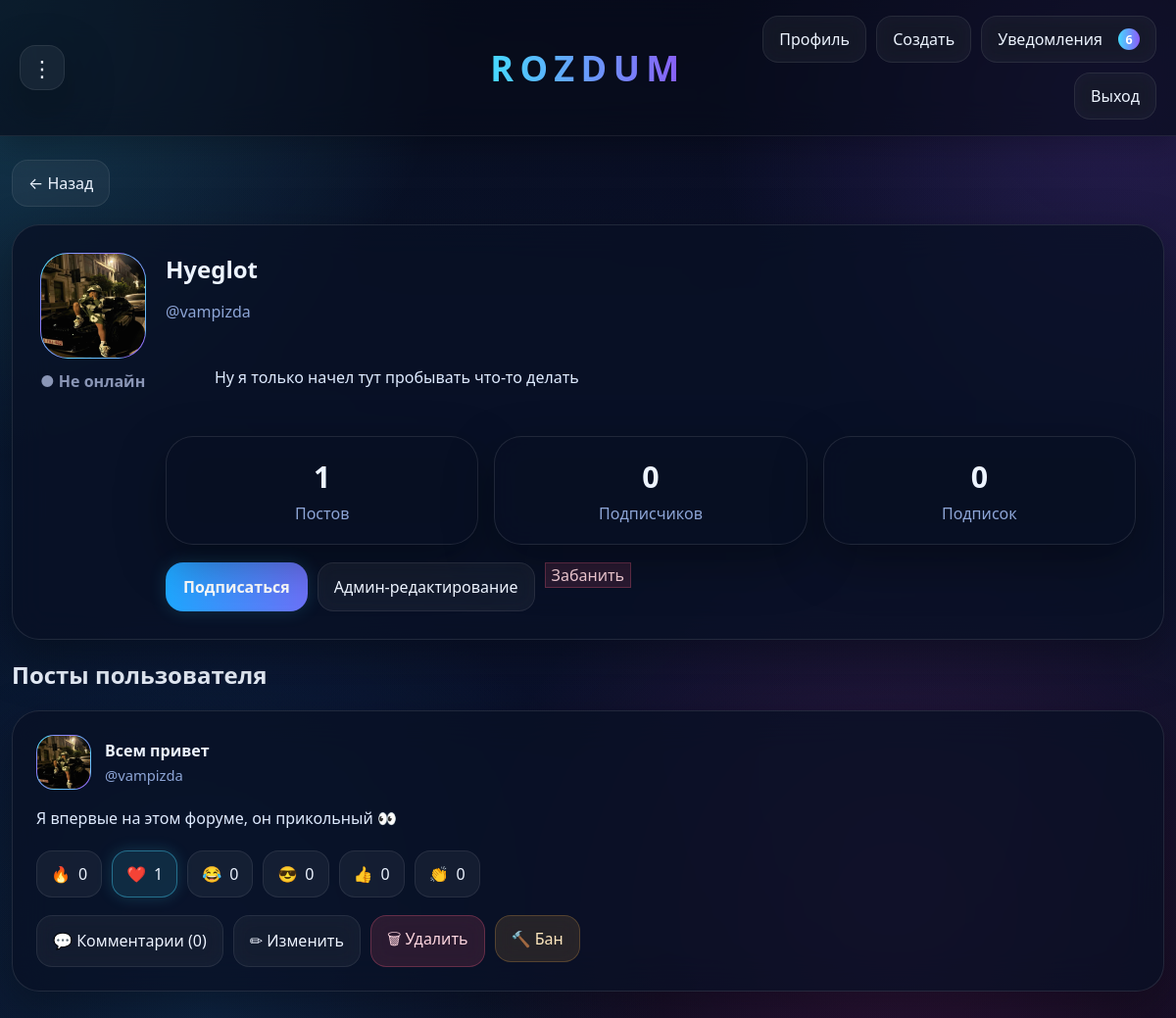
Screenshot of /profile/vampizda (signed in) with the database file from the repository.
### app.py (models this page shows)
class User(UserMixin, db.Model):
    id = db.Column(db.Integer, primary_key=True)
    username = db.Column(db.String(80), unique=True, nullable=False, index=True)
    nickname = db.Column(db.String(80), nullable=False)
    password = db.Column(db.String(255), nullable=False)
    avatar = db.Column(db.String(255), default="")
    bio = db.Column(db.Text, default="")
    status = db.Column(db.String(120), default="")
    is_admin = db.Column(db.Boolean, default=False)
    is_banned = db.Column(db.Boolean, default=False)
    last_seen = db.Column(db.DateTime, default=datetime.utcnow, nullable=False)
    created_at = db.Column(db.DateTime, default=datetime.utcnow, nullable=False)

class Topic(db.Model):
    id = db.Column(db.Integer, primary_key=True)
    title = db.Column(db.String(220), nullable=False)
    content = db.Column(db.Text, nullable=False)
    image = db.Column(db.String(255), default="")
    created_at = db.Column(db.DateTime, default=datetime.utcnow, nullable=False)
    updated_at = db.Column(db.DateTime, default=datetime.utcnow, onupdate=datetime.utcnow)
    user_id = db.Column(db.Integer, db.ForeignKey("user.id"), nullable=False)
    author = db.relationship("User", backref=db.backref("topics", lazy=True))

### app.py (the view)
@app.route("/profile/<username>")
@login_required
def profile(username):
    user = User.query.filter_by(username=username.strip().lower()).first_or_404()
    topics = Topic.query.filter_by(user_id=user.id).order_by(Topic.id.desc()).all()
    for topic in topics:
        decorate_topic(topic)
    followers_count = Follow.query.filter_by(following_id=user.id).count()
    following_count = Follow.query.filter_by(follower_id=user.id).count()
    posts_count = Topic.query.filter_by(user_id=user.id).count()
    is_following = False
    if current_user.id != user.id:
        is_following = Follow.query.filter_by(follower_id=current_user.id, following_id=user.id).first() is not None
    return render_template(
        "profile.html",
        user=user,
        topics=topics,
        followers_count=followers_count,
        following_count=following_count,
        posts_count=posts_count,
        is_following=is_following,
    )

### app.py (called while the page is built)
@login_manager.user_loader
def load_user(user_id):
    return User.query.get(int(user_id))

def is_online(user):
    if not user or not user.last_seen:
        return False
    return datetime.utcnow() - user.last_seen <= ONLINE_WINDOW

def decorate_topic(topic):
    topic.reaction_counts = {
        emoji: Reaction.query.filter_by(topic_id=topic.id, reaction=emoji).count()
        for emoji in REACTIONS
    }
    topic.comment_count = Comment.query.filter_by(topic_id=topic.id, parent_id=None).count()
    if current_user.is_authenticated:
        my_reaction = Reaction.query.filter_by(topic_id=topic.id, user_id=current_user.id).first()
        topic.my_reaction = my_reaction.reaction if my_reaction else ""
    else:
        topic.my_reaction = ""
    return topic

@app.context_processor
def inject_globals():
    unread = 0
    if current_user.is_authenticated:
        unread = Notification.query.filter_by(user_id=current_user.id, is_read=False).count()
    return {
        "unread_notifications_count": unread,
        "reactions_list": REACTIONS,
        "is_online": is_online,
    }

@app.before_request
def update_last_seen():
    if request.endpoint == "static":
        return
    if current_user.is_authenticated:
        if current_user.is_banned:
            logout_user()
            flash("Ваш аккаунт заблокирован.")
            return redirect(url_for("login"))
        current_user.last_seen = datetime.utcnow()
        db.session.commit()

### templates/profile.html (shortened to what this page needs)
{% extends "base.html" %}
{% block content %}
<div class="back-row">
    <a class="back-btn" href="{{ url_for('forum') }}">← Назад</a>
</div>
<section class="profile-hero card">
    <div class="profile-left">
        <div class="avatar avatar-lg">
            {% if user.avatar %}
                <img src="{{ url_for('static', filename='uploads/' ~ user.avatar) }}" alt="avatar">
            {% else %}
                <span>{{ user.nickname[:1] | upper }}</span>
            {% endif %}
        </div>
        <div class="profile-badges">
            {% if is_online(user) %}
                <span class="online-dot">● Онлайн</span>
            {% else %}
                <span class="offline-dot">● Не онлайн</span>
            {% endif %}
        </div>
    </div>
    <div class="profile-right">
        <h1>
            {{ user.nickname }}
        </h1>
        <p class="muted">@{{ user.username }}</p>
        <p class="profile-bio">
            {{ user.bio if user.bio else "Пока нет описания профиля." }}
        </p>
        <div class="stats-grid profile-stats">
            <div class="stat-card card">
                <strong>{{ posts_count }}</strong>
                <span>Постов</span>
            </div>
            <div class="stat-card card">
                <strong>{{ followers_count }}</strong>
                <span>Подписчиков</span>
            </div>
            <div class="stat-card card">
                <strong>{{ following_count }}</strong>
                <span>Подписок</span>
            </div>
        </div>
        <div class="profile-actions">
            {% if current_user.id == user.id %}
                <a class="btn-primary" href="{{ url_for('edit_profile') }}">Редактировать профиль</a>
            {% else %}
                <form method="POST" action="{{ url_for('follow_user', username=user.username) }}">
                    {% if is_following %}
                        <button class="btn-primary" type="submit">Отписаться</button>
                    {% else %}
                        <button class="btn-primary" type="submit">Подписаться</button>
                    {% endif %}
                </form>
            {% endif %}
            {% if current_user.is_admin and current_user.id != user.id %}
                <a class="btn-ghost" href="{{ url_for('admin_edit_profile', username=user.username) }}">Админ-редактирование</a>
                <form method="POST" action="{{ url_for('ban_user', username=user.username) }}"
                      onsubmit="return confirm('Заблокировать пользователя?');">
                    <button class="btn-danger" type="submit">Забанить</button>
                </form>
            {% endif %}
        </div>
    </div>
</section>
<section class="section-title">
    <h2>Посты пользователя</h2>
</section>
<section class="topics-grid">
    {% for topic in topics %}
        <article class="topic-card card">
            <div class="topic-head">
                <a class="avatar" href="{{ url_for('profile', username=topic.author.username) }}">
                    {% if topic.author.avatar %}
                        <img src="{{ url_for('static', filename='uploads/' ~ topic.author.avatar) }}" alt="avatar">
                    {% else %}
                        <span>{{ topic.author.nickname[:1] | upper }}</span>
                    {% endif %}
                </a>
                <div class="topic-meta">
                    <div class="topic-author">
                        <a href="{{ url_for('topic_view', topic_id=topic.id) }}">{{ topic.title }}</a>
                    </div>
                    <div class="topic-submeta">@{{ topic.author.username }}</div>
                </div>
            </div>
            <p class="topic-text">{{ topic.content }}</p>
            <div class="reaction-row">
                {% for emoji in reactions_list %}
                    <form method="POST" action="{{ url_for('react_topic', topic_id=topic.id) }}" class="reaction-form">
                        <button type="submit" class="reaction-btn {% if topic.my_reaction == emoji %}active{% endif %}">
                            {{ emoji }} <span>{{ topic.reaction_counts[emoji] }}</span>
                        </button>
                    </form>
                {% endfor %}
            </div>
            <div class="post-actions">
                <a class="small-btn" href="{{ url_for('topic_view', topic_id=topic.id) }}#comments">
                    💬 Комментарии ({{ topic.comment_count }})
                </a>
                {% if current_user.id == topic.author.id or current_user.is_admin %}
                    <a class="small-btn" href="{{ url_for('edit_topic', topic_id=topic.id) }}">✏ Изменить</a>
                    <form method="POST" action="{{ url_for('delete_topic', topic_id=topic.id) }}"
                          onsubmit="return confirm('Удалить этот пост?');">
                        <button class="small-btn danger" type="submit">🗑 Удалить</button>
                    </form>
                {% endif %}
                {% if current_user.is_admin and current_user.id != topic.author.id %}
                    <form method="POST" action="{{ url_for('ban_user', username=topic.author.username) }}"
                          onsubmit="return confirm('Заблокировать пользователя?');">
                        <button class="small-btn warning" type="submit">🔨 Бан</button>
                    </form>
                {% endif %}
            </div>
        </article>
    {% endfor %}
</section>
{% endblock %}

### templates/base.html (shortened to what this page needs)
<!DOCTYPE html>
<html lang="ru">
<head>
    <link rel="stylesheet" href="{{ url_for('static', filename='style.css') }}">
</head>
<body>
    <div class="bg-glow"></div>
    <header class="topbar">
        <div class="topbar-left">
            {% if current_user.is_authenticated %}
                <button id="adminDots" class="dots-btn" type="button" onclick="toggleAdminMenu()">⋮</button>
            {% endif %}
        </div>
        <a class="brand" href="{{ url_for('forum') }}">ROZDUM</a>
        <nav class="topbar-right">
            {% if current_user.is_authenticated %}
                <a class="nav-btn" href="{{ url_for('profile', username=current_user.username) }}">Профиль</a>
                <a class="nav-btn" href="{{ url_for('create_topic') }}">Создать</a>
                <a class="nav-btn" href="{{ url_for('notifications') }}">
                    Уведомления
                    {% if unread_notifications_count %}
                        <span class="badge">{{ unread_notifications_count }}</span>
                    {% endif %}
                </a>
                <a class="nav-btn" href="{{ url_for('logout') }}">Выход</a>
            {% endif %}
        </nav>
    </header>
    <main class="page">
        {% block content %}{% endblock %}
    </main>
</body>
</html>

### rows the page displays
User: avatar (picture), nickname "Hyeglot", username "vampizda", bio "Ну я только начел тут пробывать что-то делать"
Topic: avatar (picture), title "Всем привет", author.username "vampizda", content "Я впервые на этом форуме, он прикольный 👀", reactions_list "🔥" "❤️" "😂" "😎" "👍" "👏", reaction_counts "0" "1" "0" "0" "0" "0", comment_count "0"

### other values shown
{{ unread_notifications_count }} "6"
{{ posts_count }} "1"
{{ followers_count }} "0"
{{ following_count }} "0"
